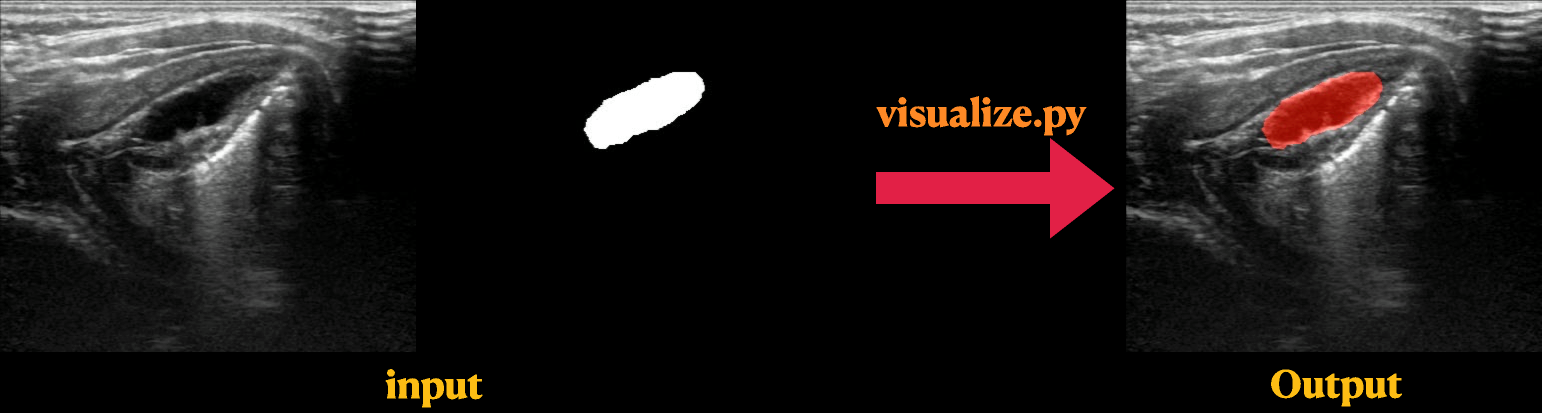
#> input picture visualize_example.png, 3084 x 826 px, given as the content of the folder visualize_example.png, which was not available (shown at 1/2 size)
$ python visualize.py --input_path visualize_example.png
#> lines starting #> are read from the running program, lines starting #| are printed output that depends on the picture; pictures that were not available may be replaced by others from this repository, and a replacement may not be noted
import cv2
import numpy as np
import colorList
import os
import logging
from tqdm import tqdm
import argparse
import ipdb
def LISTDIR(path):
    out = os.listdir(path)
    out.sort()
    return out

if __name__ == "__main__":
    parser = argparse.ArgumentParser()
    parser.add_argument("--input_path")
    args = parser.parse_args()
    for num_files in LISTDIR(args.input_path):
        full_path = os.path.join(args.input_path,num_files)
        for dir_files in LISTDIR(full_path):
            full_path_2 = os.path.join(full_path,dir_files)
            mask_path = os.path.join(full_path_2, "mask")
            origin_path = os.path.join(full_path_2, "original")
            heat_path = os.path.join(full_path_2, "heat")
            merge_path = os.path.join(full_path_2, "merge")
            if not os.path.isdir(heat_path):
                os.makedirs(heat_path)
            for files in LISTDIR(origin_path):
                origin_files = os.path.join(origin_path, files)
                mask_files = os.path.join(mask_path, files.split(".")[0]+"_out.jpg")
                origin_img = cv2.imread(origin_files)
#> origin_img is the input picture: shape (826, 3084, 3); mean B, G, R 27.7, 28.8, 33.2
                mask_img = cv2.imread(mask_files) / 255
                heatmap = np.uint8(110 * mask_img)
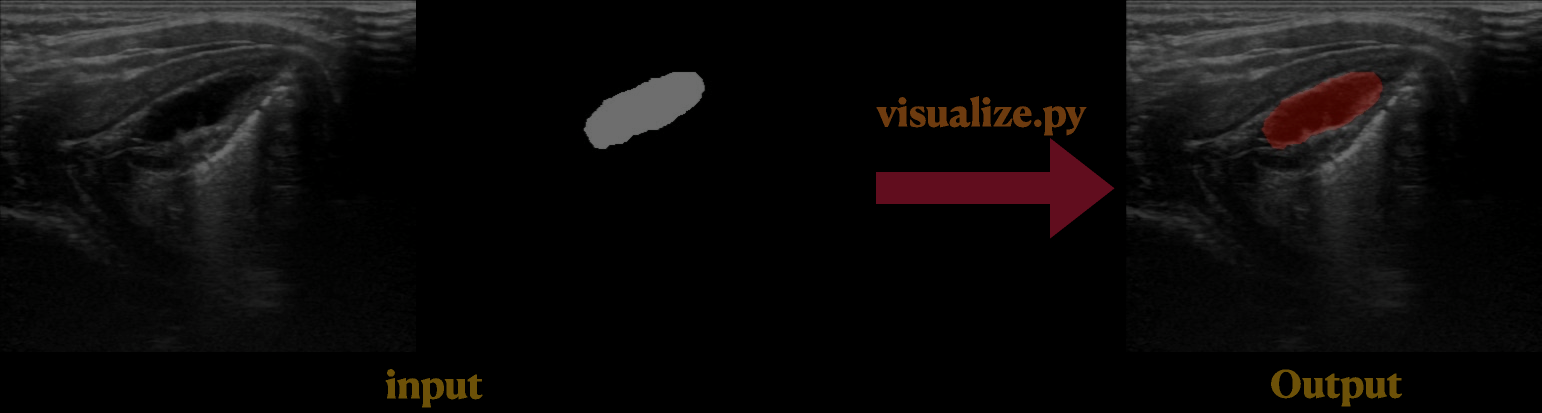
#> heatmap: shape (826, 3084, 3) (shown at 1/2 size); mean B, G, R 11.7, 12.2, 14.1
                heatmap = cv2.applyColorMap(heatmap, cv2.COLORMAP_HOT)
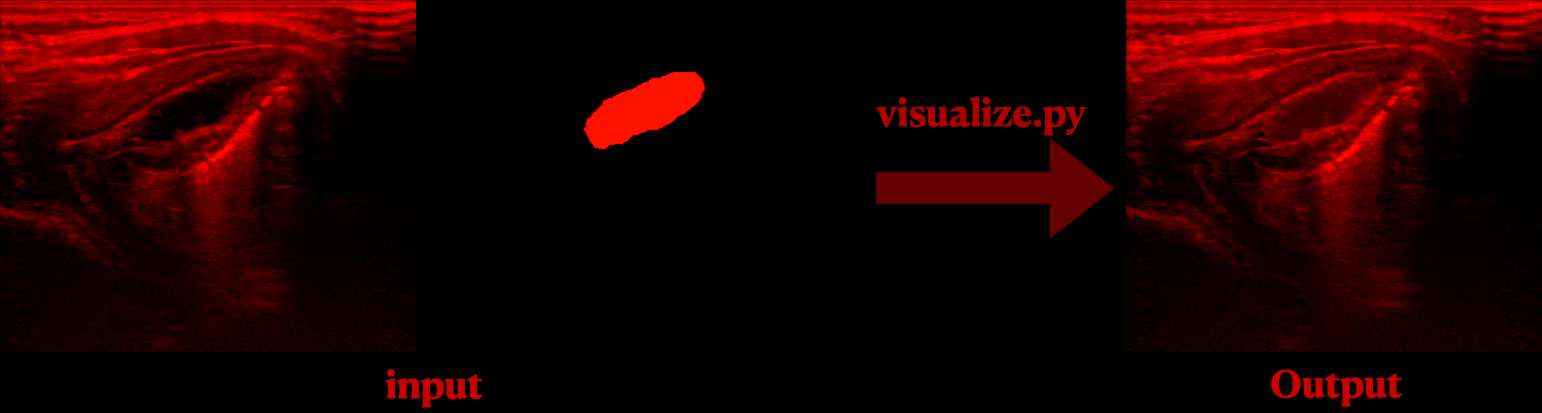
#> heatmap: shape (826, 3084, 3) (shown at 1/2 size); mean B, G, R 0, 0.2, 31.7
                heat_img = heatmap*0.6+origin_img
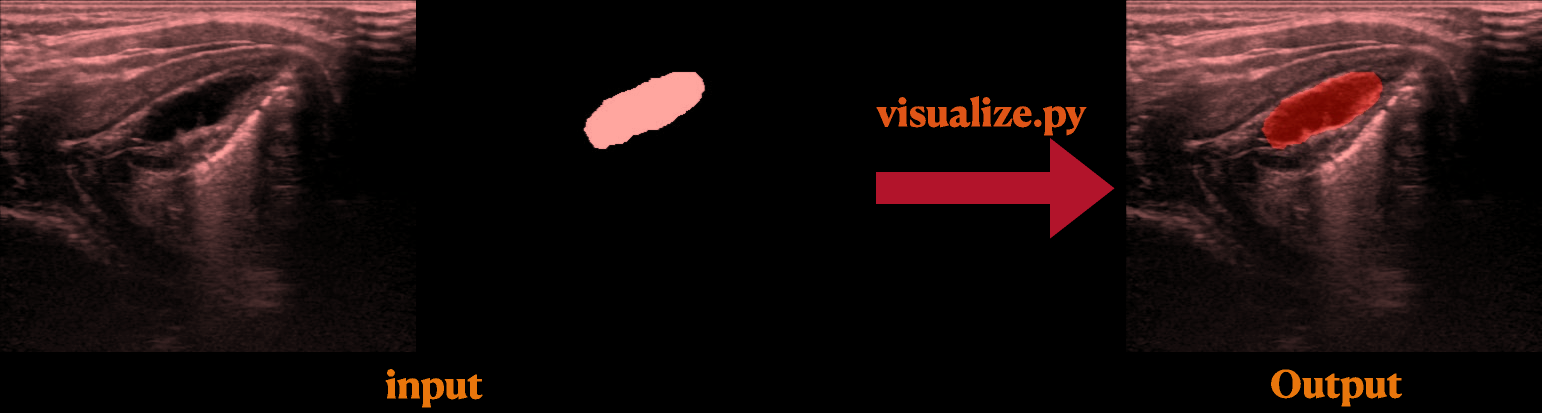
#> heat_img: shape (826, 3084, 3) float64 (shown at 1/2 size); mean B, G, R 27.7, 28.9, 52.2; drawn with min black and max white
                merge_img = np.hstack([origin_img, heat_img])
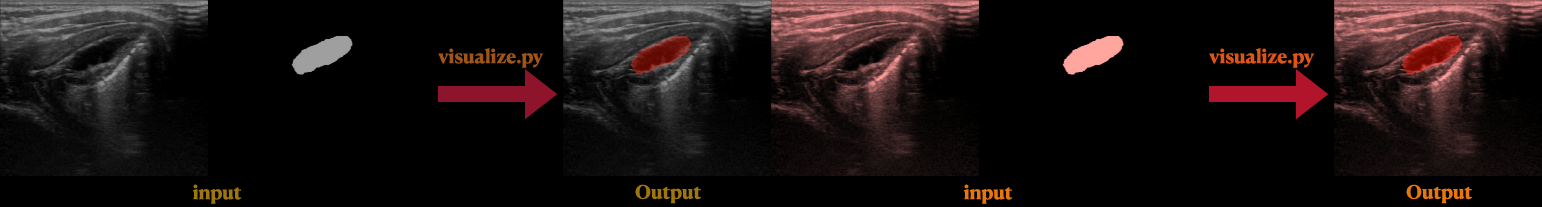
#> merge_img: shape (826, 6168, 3) float64 (shown at 1/4 size); mean B, G, R 27.7, 28.9, 42.7; drawn with min black and max white
                cv2.imwrite(os.path.join(merge_path, files), merge_img)
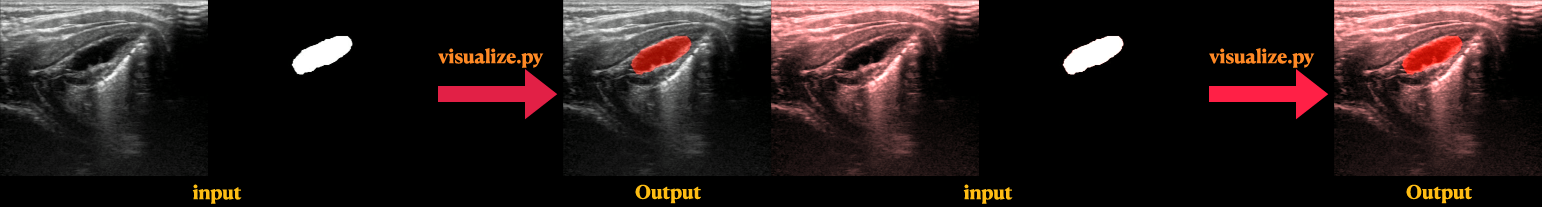
#> saved as visualize_example.png: shape (826, 6168, 3) (shown at 1/4 size); mean B, G, R 27.7, 28.9, 40.3
                cv2.imwrite(os.path.join(heat_path, files), heat_img)
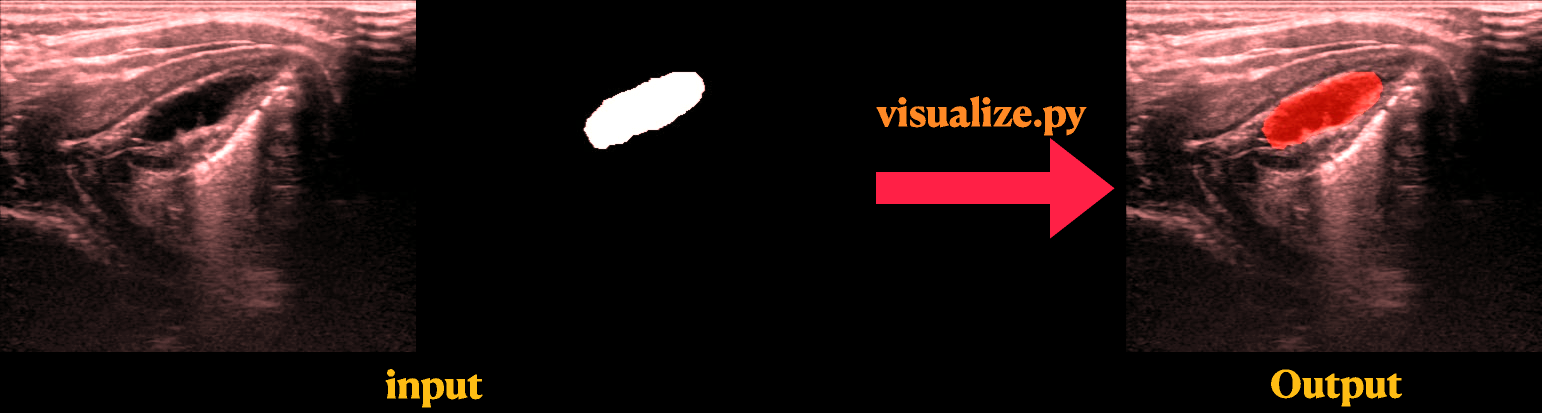
#> saved as visualize_example.png: shape (826, 3084, 3) (shown at 1/2 size); mean B, G, R 27.7, 28.9, 47.5
